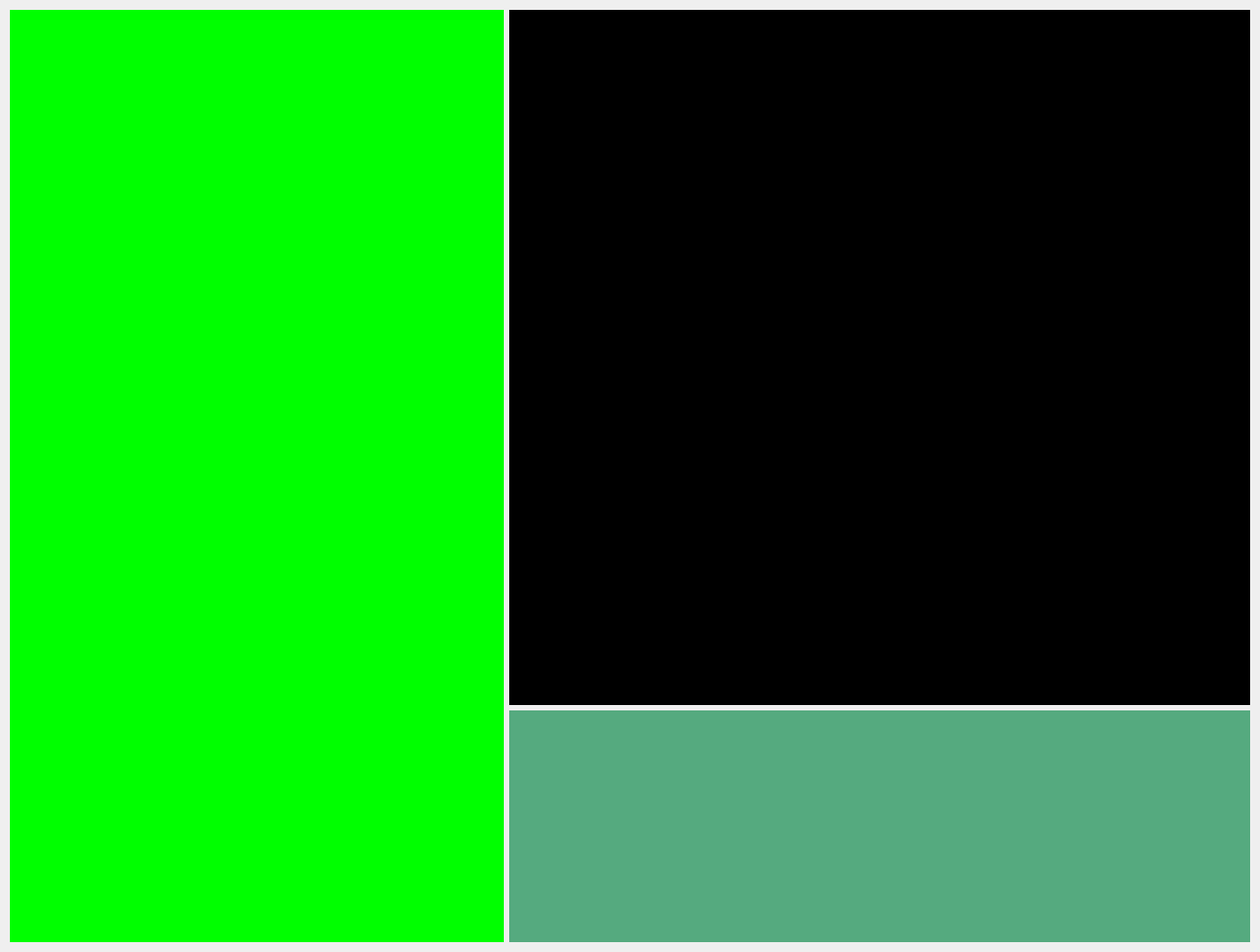
<?xml version="1.0" encoding="UTF-8"?>
<ui version="4.0">
 <class>ModuleBasicUiClass</class>
 <widget class="QWidget" name="ModuleBasicUiClass">
  <property name="geometry">
   <rect>
    <x>0</x>
    <y>0</y>
    <width>1403</width>
    <height>1060</height>
   </rect>
  </property>
  <property name="windowTitle">
   <string>ModuleBasicUi</string>
  </property>
  <layout class="QGridLayout" name="gridLayout" rowstretch="3,1" columnstretch="2,3">
   <item row="0" column="0" rowspan="2">
    <widget class="QWidget" name="widget_navigation" native="true">
     <property name="styleSheet">
      <string notr="true">background-color: rgb(0, 255, 0);</string>
     </property>
    </widget>
   </item>
   <item row="0" column="1">
    <widget class="QWidget" name="widget_viewer" native="true">
     <property name="styleSheet">
      <string notr="true">background-color: rgb(0, 0, 0);</string>
     </property>
    </widget>
   </item>
   <item row="1" column="1">
    <widget class="QWidget" name="widget_message" native="true">
     <property name="styleSheet">
      <string notr="true">background-color: rgb(85, 170, 127);</string>
     </property>
    </widget>
   </item>
  </layout>
 </widget>
 <layoutdefault spacing="6" margin="11"/>
 <resources/>
 <connections/>
</ui>
